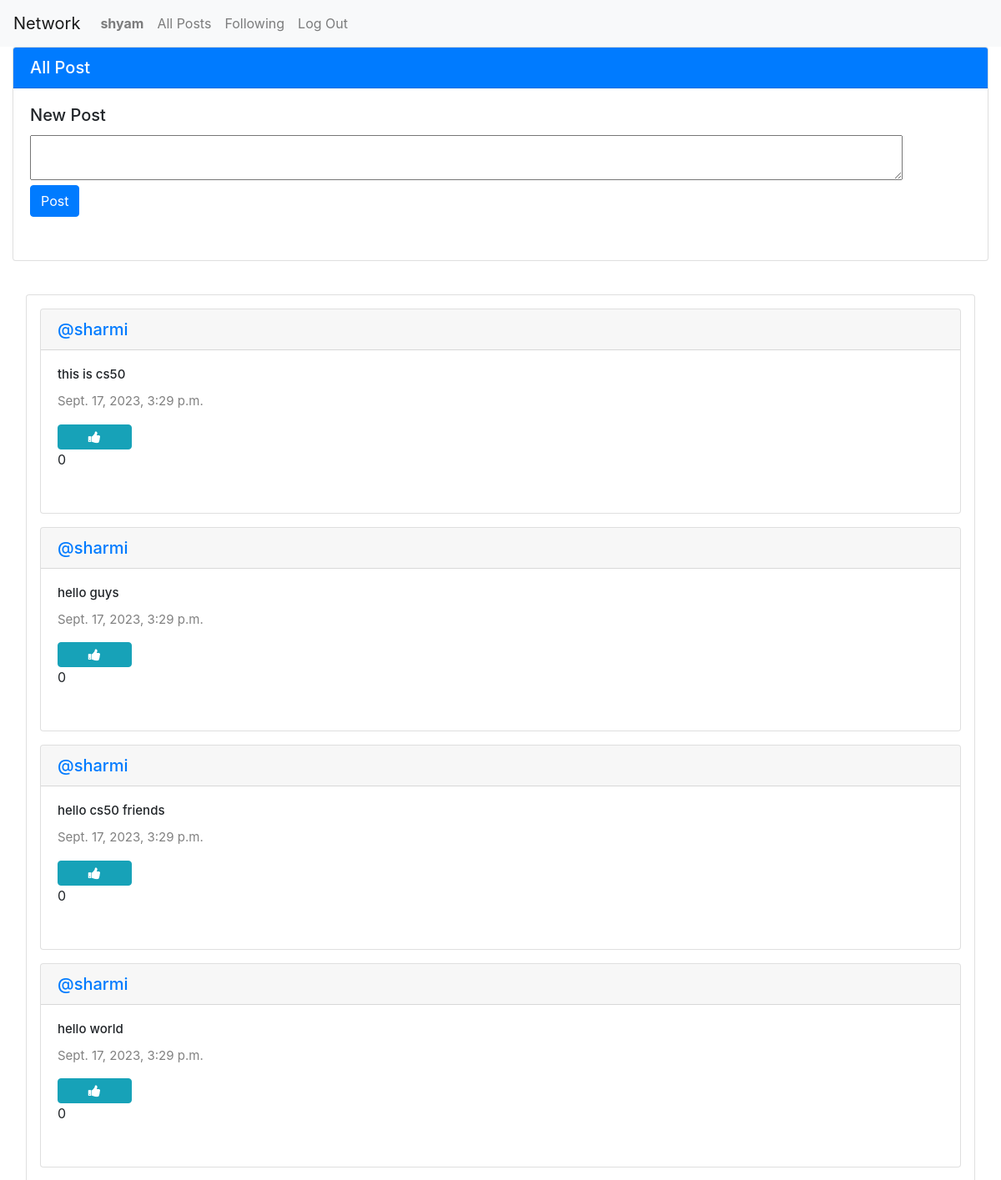
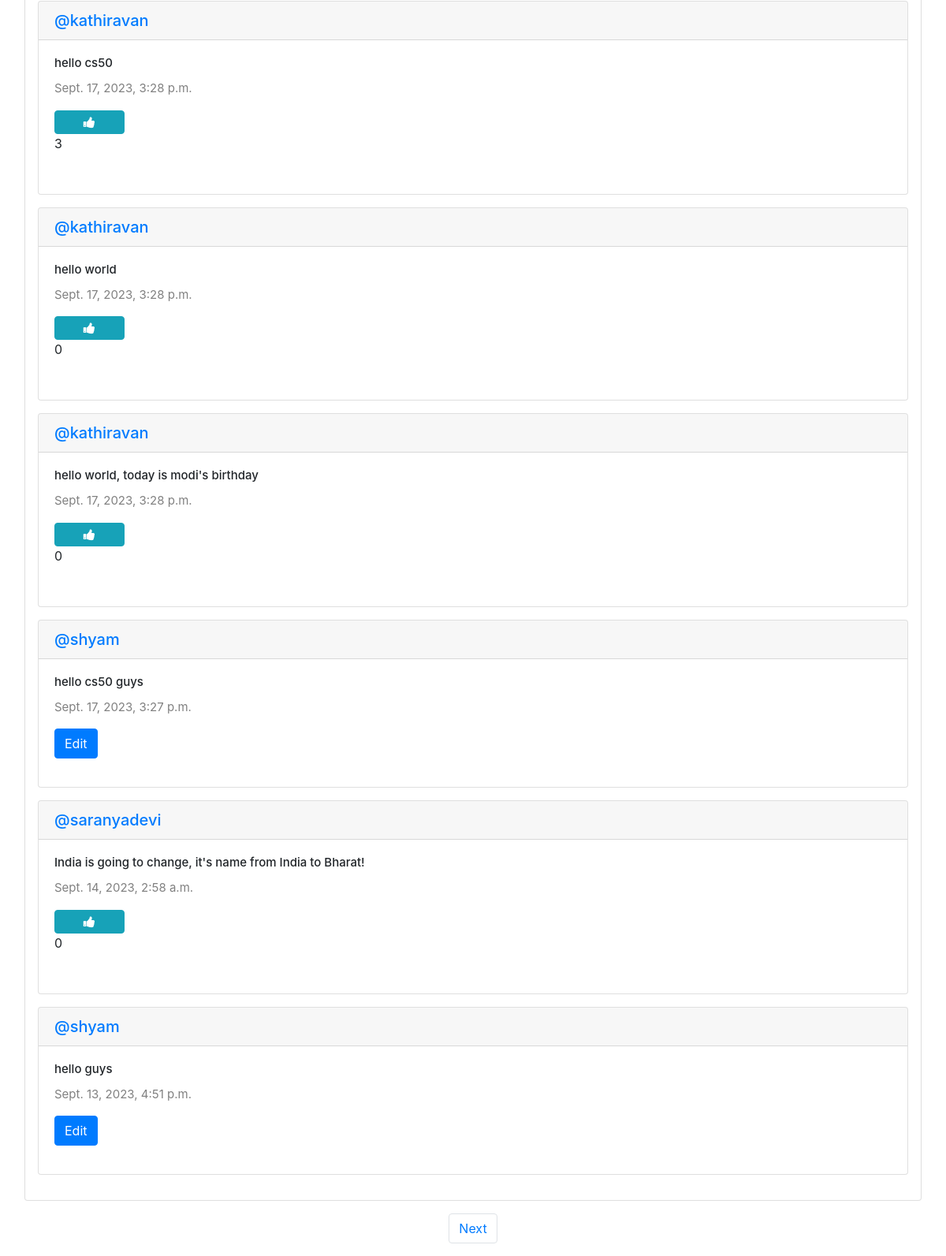
/ (signed in), run on the app's committed database (2 pictures, top to bottom).
### network/models.py (models this page shows, shortened)
class User(AbstractUser):
    pass

class Post(models.Model):
    content = models.CharField(max_length=140)
    user = models.ForeignKey(User, on_delete=models.CASCADE, related_name="author")
    date = models.DateTimeField(auto_now_add=True)

### network/views.py (the view)
# urls.py: path("", views.index, name="index"),
def index(request):
    allPosts = Post.objects.all().order_by("id").reverse()
    paginator = Paginator(allPosts,10)
    page_Number = request.GET.get('page')
    posts_of_the_page = paginator.get_page(page_Number)
    allLikes =Like.objects.all()
    whoYouLiked = []
    try:
        for like in allLikes:
            if like.user.id == request.user.id:
                whoYouLiked.append(like.post.id)
    except:
        whoYouLiked = []
    for post in posts_of_the_page:
        post.like_count = Like.objects.filter(post=post).count()
    return render(request, "network/index.html",{
        "allPosts":allPosts,
        "posts_of_the_page" : posts_of_the_page,
        "whoyouliked" : whoYouLiked,
    })

### network/templates/network/index.html (shortened to what this page needs)
{% extends "network/layout.html" %}
{% block body %}
<div class="container-fluid">
<div class="card">
    <h5 class="card-header bg-primary" style="color:white;">All Post</h5>
    {% if user.is_authenticated %}
        <div class="card-body form-floating mb-3">
            <h5 class="card-title">New Post</h5>
            <form class="card-text form-floating mb-3" action="{% url 'newpost' %}" method="POST">
                <textarea name="content" row="4" cols="100"></textarea>
                <br>
                <input type="submit" value="Post" class="btn btn-primary">
            </form>
        </div>
    {% endif %}
  </div>
</div>
<br>
<div class="container-fluid" style="margin-bottom:1rem;">
    <div class="card" style="margin:1rem;padding:1rem;">
        {% for post in posts_of_the_page %}
        <div class="card" style="margin-bottom:1rem;">
            <h5 class="card-header"><a href="{% url 'profile_link' user_id=post.user.id %}">@{{ post.user }}</a></h5>
            <div class="card-body form-floating mb-3">
                <h6 class="content card-title" id="content_{{ post.id }}">{{ post.content }}</h6>
                <p class="date card-text">{{ post.date }}</p>
            {% if user.is_authenticated %}
                {% if user == post.user %}
                    <div class="d-flex">
                        <button class="btn btn-primary" data-toggle="modal" data-target="#modal_edit_post_{{ post.id }}">Edit</button>
                    </div>
                {% else %}
                    {% if post.id in whoyouliked %}
                    <button class="btn btn-info fa fa-thumbs-up col-1" onclick="likeHandler({{ post.id }}, {{ whoyouliked }})" id="{{ post.id }}"></button>
                        <p>{{ post.like_count }}</p>
                    {% else %}
                        <button class="btn btn-info fa fa-thumbs-up col-1" onclick="likeHandler({{ post.id }}, {{ whoyouliked }})" id="{{ post.id }}"></button>
                        <p>{{ post.like_count }}</p>
                    {% endif %}
                {% endif %}
            {% endif %}
            </div>
        </div>
        {% endfor %}
    </div>
</div>
    <nav aria-label = "Page navigation example">
        <ul class="pagination d-flex justify-content-center">
            {% if posts_of_the_page.has_next %}
                <li class="page-item"><a class="page-link" href="?page={{ posts_of_the_page.next_page_number }}">Next</a></li>
            {% endif %}
        </ul>
    </nav>
{% endblock %}

### network/templates/network/layout.html (shortened to what this page needs)
{% load static %}
<!DOCTYPE html>
<html lang="en">
    <head>
        <link rel="stylesheet" href="https://stackpath.bootstrapcdn.com/bootstrap/4.4.1/css/bootstrap.min.css">
        <link rel="stylesheet" href="https://cdnjs.cloudflare.com/ajax/libs/font-awesome/4.7.0/css/font-awesome.min.css">
        <link href="{% static 'network/styles.css' %}" type="text/css" rel="stylesheet">
    </head>
    <body>
        <nav class="navbar navbar-expand-lg navbar-light bg-light">
            <a class="navbar-brand" href="{% url 'index' %}">Network</a>
            <div>
              <ul class="navbar-nav mr-auto">
                {% if user.is_authenticated %}
                    <li class="nav-item">
                        <a class="nav-link" href="{% url 'profile' user_id=user.id   %}"><strong>{{ user.username }}</strong></a>
                    </li>
                {% endif %}
                <li class="nav-item">
                  <a class="nav-link" href="{% url 'index' %}">All Posts</a>
                </li>
                {% if user.is_authenticated %}
                    <li class="nav-item">
                        <a class="nav-link" href="{% url 'following' %}">Following</a>
                    </li>
                    <li class="nav-item">
                        <a class="nav-link" href="{% url 'logout' %}">Log Out</a>
                    </li>
                {% endif %}
              </ul>
            </div>
          </nav>
        <div class="body">
            {% block body %}
            {% endblock %}
        </div>
    </body>
</html>

### network/static/network/styles.css (style rules this page uses)
.content { font-size: 15px; }
.date { color:gray; font-size: 15px; }

### data on the page
User: username "shyam"
Post: user "sharmi", content "this is cs50", date "Sept. 17, 2023, 3:29 p.m.", like_count "0"
Post: user "sharmi", content "hello guys", date "Sept. 17, 2023, 3:29 p.m.", like_count "0"
Post: user "sharmi", content "hello cs50 friends", date "Sept. 17, 2023, 3:29 p.m.", like_count "0"
Post: user "sharmi", content "hello world", date "Sept. 17, 2023, 3:29 p.m.", like_count "0"
Post: user "kathiravan", content "hello cs50", date "Sept. 17, 2023, 3:28 p.m.", like_count "3"
Post: user "kathiravan", content "hello world", date "Sept. 17, 2023, 3:28 p.m.", like_count "0"
Post: user "kathiravan", content "hello world, today is modi's birthday", date "Sept. 17, 2023, 3:28 p.m.", like_count "0"
Post: user "shyam", content "hello cs50 guys", date "Sept. 17, 2023, 3:27 p.m."
Post: user "saranyadevi", content "India is going to change, it's name from India to Bharat!", date "Sept. 14, 2023, 2:58 a.m.", like_count "0"
Post: user "shyam", content "hello guys", date "Sept. 13, 2023, 4:51 p.m."
